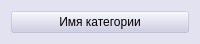
<?xml version="1.0" encoding="UTF-8"?>
<ui version="4.0">
 <class>EventCategoryWidget</class>
 <widget class="QWidget" name="EventCategoryWidget">
  <property name="geometry">
   <rect>
    <x>0</x>
    <y>0</y>
    <width>200</width>
    <height>42</height>
   </rect>
  </property>
  <property name="windowTitle">
   <string>Form</string>
  </property>
  <property name="styleSheet">
   <string notr="true">QWidget {
		background-color : rgba(200, 200, 228, 80);
		font: 75 16pt &quot;MS Shell Dlg 2&quot;;
}</string>
  </property>
  <layout class="QHBoxLayout" name="horizontalLayout">
   <item>
    <widget class="QPushButton" name="pushButton">
     <property name="text">
      <string>Имя категории</string>
     </property>
    </widget>
   </item>
  </layout>
 </widget>
 <resources/>
 <connections/>
</ui>
